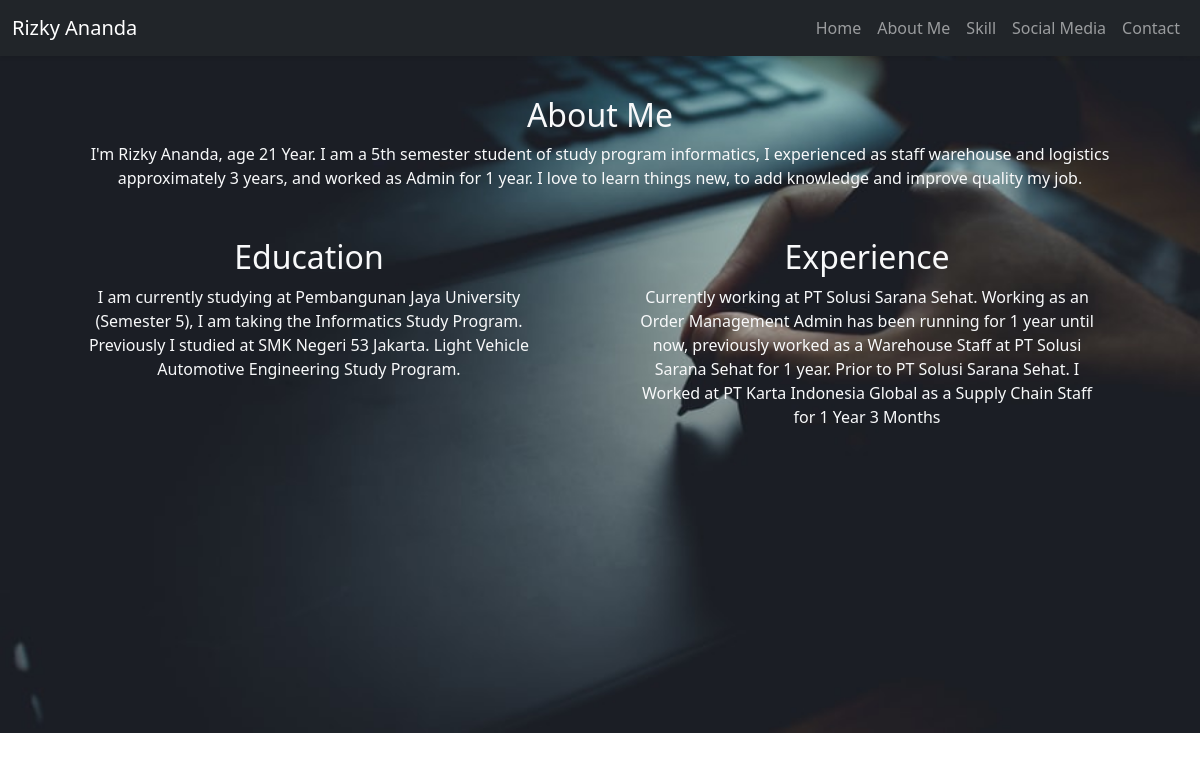
Page /about.php on the committed database.
### tables this page shows
CREATE TABLE `artikel` (
  `id` int(3) NOT NULL,
  `judulartikel` varchar(255) NOT NULL,
  `isi` text NOT NULL
);

### about.php (the view, shortened to what this page needs)
<!doctype html>
<html lang="en">
<?php
include("koneksi.php");
?>
  <head>
    <link href="https://cdn.jsdelivr.net/npm/bootstrap@5.0.2/dist/css/bootstrap.min.css" rel="stylesheet">
    <link rel="stylesheet" href="https://cdn.jsdelivr.net/npm/bootstrap-icons@1.6.1/font/bootstrap-icons.css">
  </head>
  <body id="home">
    <link rel="stylesheet" href="style.css" />
 <nav class="navbar navbar-expand-lg navbar-dark bg-dark shadow-sm fixed-top">
  <div class="container-fluid">
    <a class="navbar-brand" href="#">Rizky Ananda</a>
    <div class="collapse navbar-collapse" id="navbarNavAltMarkup">
      <div class="navbar-nav ms-auto">
        <a class="nav-link" href="index.php">Home</a>
        <a class="nav-link" href="about.php">About Me</a>
        <a class="nav-link" href="skill.php">Skill</a>
        <a class="nav-link" href="account.php">Social Media</a>
        <a class="nav-link" href="contact.php">Contact</a>
      </div>
    </div>
  </div>
</nav>
<section class="About text-light" id="about">
    <div class="container">
      <div class="row">
<?php
$judul = "SELECT * FROM artikel where judulartikel='About Me'";
$hasil = mysqli_query($koneksi, $judul);
$row = mysqli_fetch_array($hasil);
?>
      <div class="col text-center">
        <h2><?= $row["judulartikel"]; ?></h2>
      <div class="row">
        <div class="col">
          <p2><?= $row["isi"]; ?></p2>
        </div>
      </div>
      </div>
<?php
$judul = "SELECT * FROM artikel where judulartikel='Education'";
$hasil = mysqli_query($koneksi, $judul);
$row = mysqli_fetch_array($hasil);
?>
      <div class="row">
      <div class="col text-center p-5">
      <h2><?= $row["judulartikel"]; ?></h2>
          <p2><?= $row["isi"]; ?></p2>
        </div>
<?php
$judul = "SELECT * FROM artikel where judulartikel='Experience'";
$hasil = mysqli_query($koneksi, $judul);
$row = mysqli_fetch_array($hasil);
?>
        <div class="col text-center p-5">
          <h2><?= $row["judulartikel"]; ?></h2>
          <p2><?= $row["isi"]; ?></p2>
        </div>
        </div>
      </div>
</section>
  </body>
</html>

### style.css (style rules this page uses)
#about { padding-top: 6rem; padding-bottom: 16rem; background: url(img/background4.jpg); background-size: 100% 100%; }

### rows in the picture
artikel: judulartikel "About Me", isi "I'm Rizky Ananda, age 21 Year. I am a 5th semester student of study program informatics, I experienced as staff warehouse and logistics approximately 3 years, and worked as Admin for 1 year. I love to learn things new, to add knowledge and improve quality my job."
artikel: judulartikel "Education", isi "I am currently studying at Pembangunan Jaya University (Semester 5), I am taking the Informatics Study Program. Previously I studied at SMK Negeri 53 Jakarta. Light Vehicle Automotive Engineering Study Program."
artikel: judulartikel "Experience", isi "Currently working at PT Solusi Sarana Sehat. Working as an Order Management Admin has been running for 1 year until now, previously worked as a Warehouse Staff at PT Solusi Sarana Sehat for 1 year. Prior to PT Solusi Sarana Sehat. I Worked at PT Karta Indonesia Global as a Supply Chain Staff for 1 Year 3 Months"
